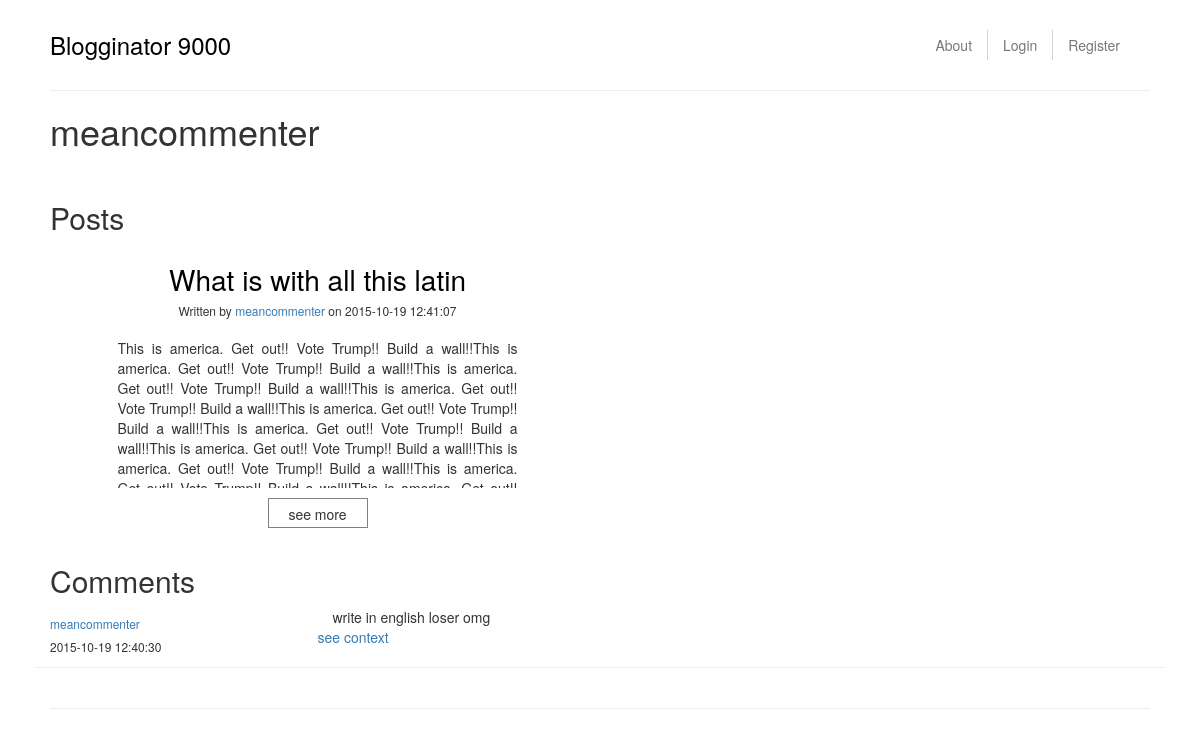
Screenshot of /user/meancommenter with the database file from the repository.
### tables this page shows
CREATE TABLE post (title text, body text, postid INTEGER PRIMARY KEY, userid text, timestamp DATETIME, CHECK(title <> ''), CHECK(body <> ''));

CREATE TABLE comment (body text, id INTEGER PRIMARY KEY, postid int, userid text, timestamp DATETIME, CHECK(body <> ''));

### bloginator9000.py (the view)
@app.route("/user/<userid>")
@diagnostic.funcTime
def profile(userid):
    return render_template("profile.html", current_user=session.get('user'), profile_user=userid, blogitems=database.getPost("userid", userid), comments=database.getComments("userid", userid))

### database.py (called while the page is built)
@diagnostic.funcTime
def getPost(key, postid):
    conn = sqlite3.connect("bloginator9000.db")
    c = conn.cursor()
    c.execute("select * from post where {} = '{}'".format(key, postid))
    data = c.fetchall()
    data = [dict(zip(['title', 'blogtext', 'postid', 'username', 'date'], each))
            for each in data]
    return data

@diagnostic.funcTime
def getComments(key, postid):
    conn = sqlite3.connect("bloginator9000.db")
    c = conn.cursor()
    c.execute(
        "select * from comment where {} = '{}' order by timestamp".format(key, postid))
    data = c.fetchall()
    data.reverse()
    data = [dict(zip(['commenttext', 'commentid', 'postid',
                      'username', 'date'], each)) for each in data]
    return data

### templates/profile.html (shortened to what this page needs)
{% extends "master.html" %}
{% block body %}
<h1>{{profile_user}}</h1>
<br>
<h2>Posts</h2>
{% for blogitem in blogitems %}
  {% if (loop.index % 2) == 1 %}
    <div class="row blog-row">
  {% endif %}
  <div class="col-md-6 col-sm-12 blog-post">
    <h3 class="blog-title text-center">{{blogitem.title}}</h3>
    <h6 class="blog-writer text-center">Written by <a href="#">{{blogitem.username}}</a> on {{blogitem.date}}</h6>
    <p class="blog-text">{{blogitem.blogtext}}</p>
    <div class ="see-more-contain">
      <form action="/post/{{blogitem.postid}}">
        <button class="see-more">see more</button>
      </form>
    </div>
  </div>
  {% if loop.last %}
    {% if (loop.index % 2) == 1 %}
      </div>
    {% endif %}
  {% endif %}
{% endfor %}
  <h2>Comments</h2>
  <div class='row comment-row'>
    {% for comment in comments %}
    <div class="col-md-3">
      <h6 class="comment-user"><a href="#">{{comment.username}}</a></h6>
      <h6>{{comment.date}}</h6>
    </div>
    <div class="col-md-9">
      <div class="comment">
	{{comment.commenttext}}
      </div>
    </div>
    <a href="/post/{{comment.postid}}">see context</a>
    <hr>
    {% endfor %}
  </div>
  <hr>
{% endblock %}

### static/styles.css (style rules this page uses)
.blog-title { font-weight: normal; color: black; font-size: 28px; }
.blog-post { margin-right: auto; margin-left: auto; height: 300px; }
.see-more { margin-left: auto; margin-right: auto; width: 100px; text-align: center; background-color: transparent; border: 1px solid gray; height: 30px; padding-top: 4px; }
.see-more-contain { margin-left: auto; margin-right: auto; width: 100px; }
.blog-text { margin-top: 20px; max-width: 400px; margin-left: auto; margin-right: auto; text-align: justify; min-height: 100px; max-height: 150px; overflow: hidden; }
.comment-row { margin-top: 10px; }
.comment-user { color: black; }

### rows the page displays
post: title "What is with all this latin", username "meancommenter", date "2015-10-19 12:41:07", blogtext "This is america. Get out!! Vote Trump!! Build a wall!!This is america. Get out!! Vote Trump!! Build a wall!!This is america. Get out!! Vote Trump!! Build a wall!!This is america. Get out!! Vote Trump!! Build a wall!!This is america. Get out!! Vote Trump!! Build a wall!!This is america. Get out!! Vote Trump!! Build a wall!!This is america. Get out!! Vote Trump!! Build a wall!!This is america. Get out!! Vote Trump!! Build a wall!!This is america.…"
comment: username "meancommenter", date "2015-10-19 12:40:30", commenttext "write in english loser omg"

### other values shown
{{ profile_user }} "meancommenter"
